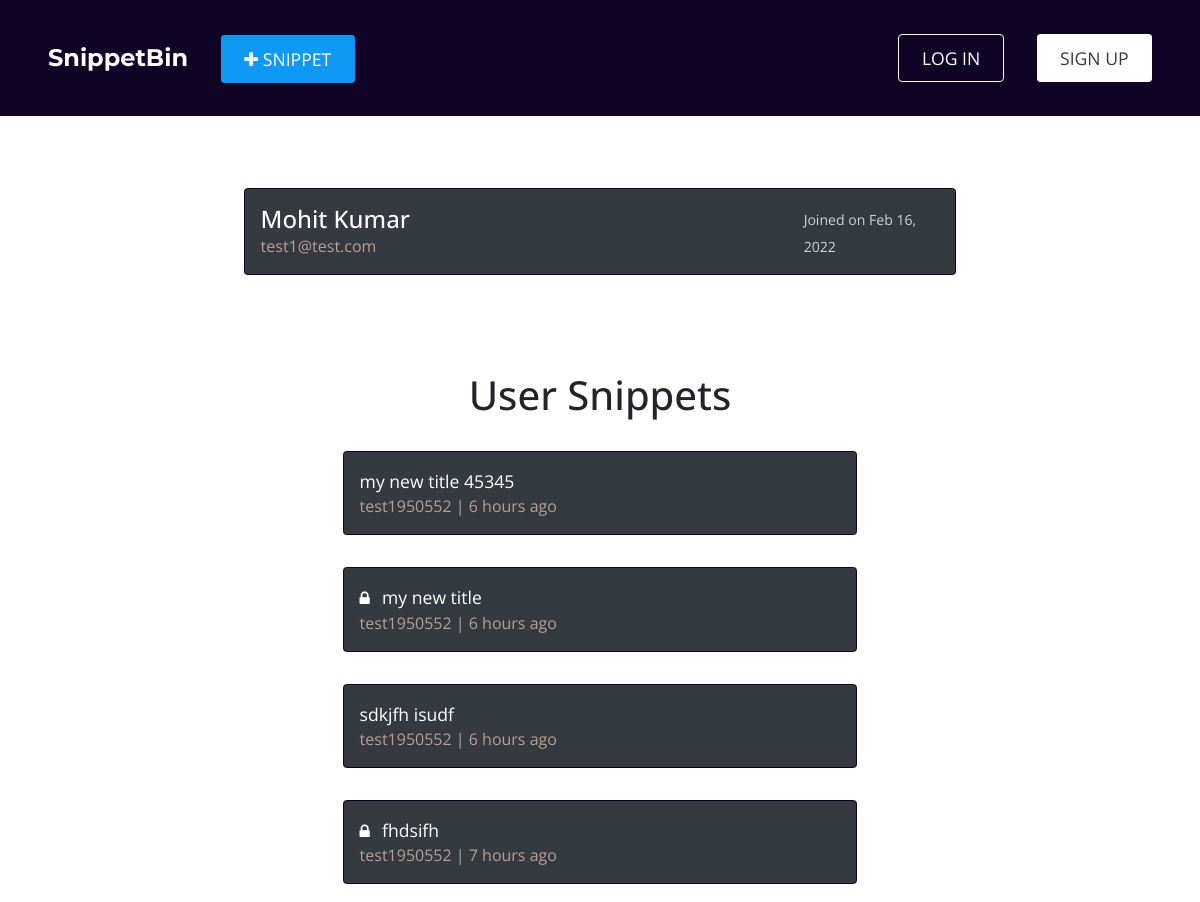
/u/test1950552/ (upper part), run on an earlier commit of the app's database.
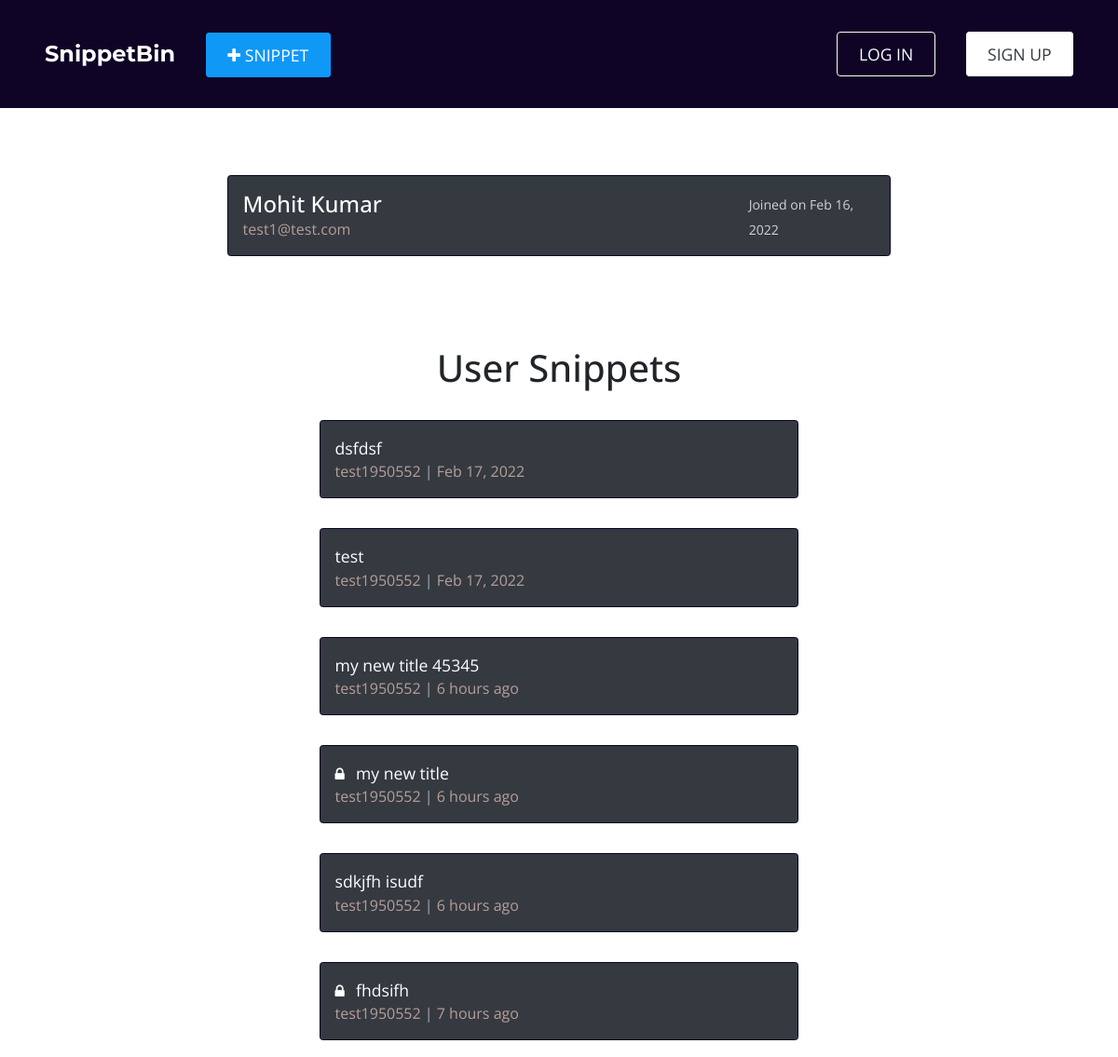
And on a later commit of the database.
### snippet/models.py (models this page shows, shortened)
class Snippet(models.Model):
  id = models.UUIDField(default = uuid.uuid4, unique = True, primary_key = True, editable = False)
  user = models.ForeignKey(User, on_delete = models.CASCADE)
  title = models.CharField(verbose_name = 'Title', max_length = 255)
  snippet = models.TextField(verbose_name = 'Snippet')
  is_encrypted = models.BooleanField(verbose_name = 'Is Encrypted', default = False)
  has_expiry = models.BooleanField(verbose_name = 'Has Expiry', default = False)
  created_at = models.DateTimeField(auto_now_add = True)
  def extract_delta_datetime(self):
    now = datetime.datetime.now()
    created_at = self.created_at
    created_at = created_at + datetime.timedelta(hours = 5, minutes = 30)
    start_tz = created_at.replace(tzinfo = timezone('UTC'))
    end_tz = now.replace(tzinfo = timezone('UTC'))
    val, show_type = find_datetime_delta(start_tz, end_tz)
    if show_type:
      show_type = show_type if val == 1 else show_type + 's'
    result = f'{val} {show_type} ago' if show_type else f'{val}'
    return result

### account/models.py (models this page shows, shortened)
class User(AbstractBaseUser, PermissionsMixin):
    id = models.UUIDField(default=uuid.uuid4, unique=True, primary_key=True, editable=False)
    username = models.CharField(
      verbose_name='Username',
      max_length=40,
      validators=[
        RegexValidator(
          regex=USERNAME_REGEX,
          message='username must be alphanumeric. Can contain characters like @ . - _',
          code='invalid_username'
        )
      ]
    )
    email = models.EmailField(verbose_name='Email Address', max_length=120, unique=True)
    name = models.CharField(verbose_name='Your Full Name', max_length=50)
    date_joined = models.DateTimeField(verbose_name='Date Joined', auto_now_add=True)
    is_admin = models.BooleanField(verbose_name='Admin User', default=False)
    is_staff = models.BooleanField(verbose_name='Staff User', default=False)
    is_superuser = models.BooleanField(verbose_name='Super User', default=False)
    is_active = models.BooleanField(verbose_name='Active User', default=True)
    USERNAME_FIELD = 'email'
    objects = UserManager()

### home/views.py (the view)
# urls.py: path('u/<str:username>/', views.dashboard_view, name = 'dashboard')
def dashboard_view(request, username):
  context = {}
  logged_in_user = request.user if request.user.is_authenticated else None
  if not logged_in_user or logged_in_user.username != username:
    context['is_other_user'] = True
  else:
    context['is_other_user'] = False
  try:
    user = User.objects.get(username = username)
  except User.DoesNotExist:
    messages.info(request, 'Requested user\'s profile doesnot exists')
    return redirect('home:home')
  except MultipleObjectsReturned:
    user = User.objects.filter(username = username).first()
  snippets_of_user = Snippet.objects.filter(user = user).order_by('-created_at')
  context['user'] = user
  context['snippets'] = snippets_of_user
  return render(request, 'home/dashboard.html', context)

### snippet/utils.py (called while the page is built)
def find_datetime_delta(start, end):
  val = end.strftime("%b %d, %Y")
  show_type = None
  delta = end - start
  days_passed = delta.days
  seconds_passed = delta.seconds
  if days_passed == 0:
    if seconds_passed > 3600:
      v = seconds_passed // 3600 # hours
      t = 'hour'
    elif seconds_passed >= 60 and seconds_passed <= 3600:
      """ minutes ago """
      v = (seconds_passed // 60) % 60  # minutes
      t = 'minute'
    else:
      """ seconds ago """
      v = seconds_passed # seconds
      t = 'second'
    val = v
    show_type = t
  elif days_passed > 0 and days_passed <= 30:
    """ days ago """
    val = days_passed # days
    show_type = 'day'
  elif days_passed > 30 and days_passed <= 120:
    """ months ago """
    val = days_passed // 30 # month
    show_type = 'month'
  return val, show_type

### home/templates/home/dashboard.html (shortened to what this page needs)
{% extends 'base.html' %}
{% load static %}
{% block content %}
<div class="mk-container">
  <div class="snippet-card" style="width:90%">
    <div class="card-left-content">
      <div class="upper-content">
        <h4>{{ user.name }}</h4>
      </div>
      <div class="lower-content">
        <span>{{ user.email }}</span>
      </div>
    </div>
    <div class="card-right-content">
      <a style="color: lightgrey"><small>Joined on {{ user.date_joined|date:"M d, Y" }}</small></a>
    </div>
  </div>
</div>
<div class="mk-container">
  <div class="snippets-wrapper">
    <h1 class="text-center">User Snippets</h1>
    {% if snippets %}
      {% for snippet in snippets %}
        <div class="snippet-card">
          <div class="card-left-content">
            <div class="upper-content">
              {% if snippet.is_encrypted %}
                <i class="fa fa-lock mr-2"></i>
              {% endif %}
              <a href="{% url 'snippet:snippet_detail' snippet.id %}" class="snippet-title">{{ snippet.title }}</a>
            </div>
            <div class="lower-content">
              <span>{{ snippet.user.username }}</span>
              <span>{{ snippet.extract_delta_datetime }}</span>
            </div>
          </div>
        </div>
      {% endfor %}
    {% endif %}
  </div>
</div>
{% endblock content %}

What changed in the data, as far as the page shows it:
added Snippet: title "dsfdsf", user.username "test1950552", extract_delta_datetime "Feb 17, 2022"
added Snippet: title "test", user.username "test1950552", extract_delta_datetime "Feb 17, 2022"
